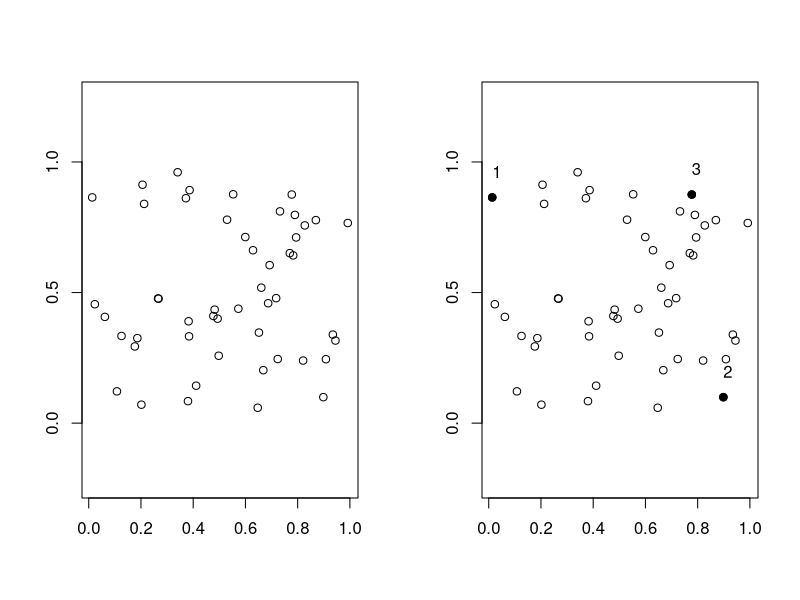
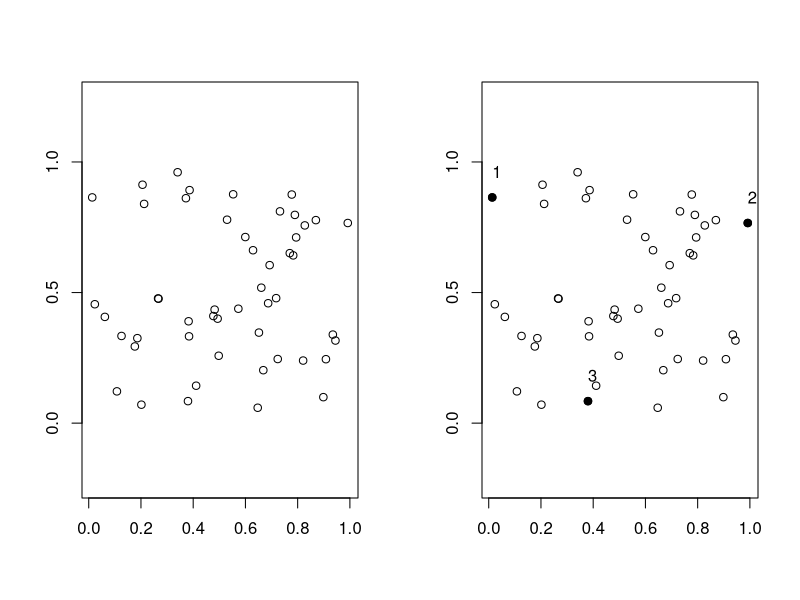

Reproduce these figures in R, in order.
## ---- chunk 1
set.seed(1)
# find n points
n <- 3
mat  <- matrix(runif(100), ncol = 2)

dmat <- as.matrix(stats::dist(mat))
ind <- integer(n)
ind[1:2] <- as.vector(arrayInd(which.max(dmat), .dim = dim(dmat)))

for (i in 3:n) {
  mm <- dmat[ind, -ind, drop = FALSE]
  k <- which.max(mm[(1:ncol(mm) - 1) * nrow(mm) + max.col(t(-mm))])
  ind[i] <- as.numeric(dimnames(mm)[[2]][k])
}

par(mfrow = c(1, 2))
plot(mat, asp = 1, xlab = "", ylab = "")
plot(mat, asp = 1, xlab = "", ylab = "")
points(mat[ind, ], pch = 19)
text(mat[ind, ], adj = c(0, -1.5))
## ---- chunk 2
r <- sample.int(nrow(dmat), n)

repeat {
  r_old <- r
  for (i in 1:n) {
    mm <- dmat[r[-i], -r[-i], drop = FALSE]
    k <- which.max(mm[(1:ncol(mm) - 1) * nrow(mm) + max.col(t(-mm))])
    r[i] <- as.numeric(dimnames(mm)[[2]][k])
  }
  if (identical(r_old, r)) break
}

par(mfrow = c(1, 2))
plot(mat, asp = 1, xlab = "", ylab = "")
plot(mat, asp = 1, xlab = "", ylab = "")
points(mat[r, ], pch = 19)
text(mat[r, ], adj = c(0, -1.5))
## ---- chunk 3
f_greedy <- function(data, n) {
  dmat <- as.matrix(stats::dist(data))
  ind <- integer(n)
  ind[1:2] <- as.vector(arrayInd(which.max(dmat), .dim = dim(dmat)))
  for (i in 3:n) {
    mm <- dmat[ind, -ind, drop = FALSE]
    k <- which.max(mm[(1:ncol(mm) - 1) * nrow(mm) + max.col(t(-mm))])
    ind[i] <- as.numeric(dimnames(mm)[[2]][k])
  }
  ind
}

f_new <- function(dat, n) {
  dmat <- as.matrix(stats::dist(data))
  r <- sample.int(nrow(dmat), n)
  repeat {
    r_old <- r
    for (i in 1:n) {
      mm <- dmat[r[-i], -r[-i], drop = FALSE]
      k <- which.max(mm[(1:ncol(mm) - 1) * nrow(mm) + max.col(t(-mm))])
      r[i] <- as.numeric(dimnames(mm)[[2]][k])
    }
    if (identical(r_old, r)) return(r)
  }
}
## ---- chunk 4
n <- 5
data <- matrix(runif(900), ncol = 3)
microbenchmark::microbenchmark(f_greedy(data, n), f_new(data, n), times = 1000L)

